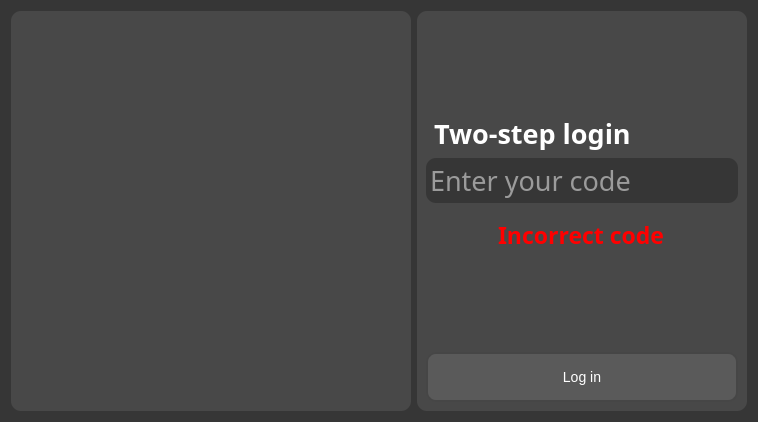
<?xml version="1.0" encoding="UTF-8"?>
<ui version="4.0">
 <class>Form</class>
 <widget class="QWidget" name="Form">
  <property name="geometry">
   <rect>
    <x>0</x>
    <y>0</y>
    <width>754</width>
    <height>418</height>
   </rect>
  </property>
  <property name="font">
   <font>
    <family>MS Serif</family>
   </font>
  </property>
  <property name="windowTitle">
   <string>Form</string>
  </property>
  <property name="styleSheet">
   <string notr="true">background-color:rgb(54, 54, 54);</string>
  </property>
  <layout class="QHBoxLayout" name="horizontalLayout_2">
   <item>
    <widget class="QFrame" name="leftFrame">
     <property name="minimumSize">
      <size>
       <width>400</width>
       <height>400</height>
      </size>
     </property>
     <property name="styleSheet">
      <string notr="true">background-color: rgb(72, 72, 72);
border-radius: 10px;</string>
     </property>
     <property name="frameShape">
      <enum>QFrame::StyledPanel</enum>
     </property>
     <property name="frameShadow">
      <enum>QFrame::Raised</enum>
     </property>
     <layout class="QVBoxLayout" name="verticalLayout_2">
      <item>
       <widget class="QLabel" name="labelImage">
        <property name="minimumSize">
         <size>
          <width>300</width>
          <height>150</height>
         </size>
        </property>
        <property name="styleSheet">
         <string notr="true">border-radius: 10px;</string>
        </property>
        <property name="text">
         <string/>
        </property>
        <property name="pixmap">
         <pixmap>StartLogo.png</pixmap>
        </property>
        <property name="scaledContents">
         <bool>true</bool>
        </property>
       </widget>
      </item>
     </layout>
    </widget>
   </item>
   <item>
    <widget class="QFrame" name="rightFrame">
     <property name="minimumSize">
      <size>
       <width>330</width>
       <height>400</height>
      </size>
     </property>
     <property name="styleSheet">
      <string notr="true">background-color: rgb(72, 72, 72);
border-radius: 10px;</string>
     </property>
     <property name="frameShape">
      <enum>QFrame::StyledPanel</enum>
     </property>
     <property name="frameShadow">
      <enum>QFrame::Raised</enum>
     </property>
     <layout class="QVBoxLayout" name="verticalLayout">
      <item>
       <spacer name="verticalSpacer_2">
        <property name="orientation">
         <enum>Qt::Vertical</enum>
        </property>
        <property name="sizeHint" stdset="0">
         <size>
          <width>20</width>
          <height>40</height>
         </size>
        </property>
       </spacer>
      </item>
      <item alignment="Qt::AlignLeft">
       <widget class="QLabel" name="passwordLabel">
        <property name="maximumSize">
         <size>
          <width>16777215</width>
          <height>60</height>
         </size>
        </property>
        <property name="font">
         <font>
          <family>Maiandra GD</family>
          <pointsize>20</pointsize>
          <weight>75</weight>
          <bold>true</bold>
         </font>
        </property>
        <property name="styleSheet">
         <string notr="true">color: white;
background-color: rgba(0,0,0,0);
margin-top: 10px;</string>
        </property>
        <property name="text">
         <string>Two-step login</string>
        </property>
       </widget>
      </item>
      <item>
       <widget class="QTextEdit" name="textPassword">
        <property name="minimumSize">
         <size>
          <width>50</width>
          <height>45</height>
         </size>
        </property>
        <property name="maximumSize">
         <size>
          <width>16777215</width>
          <height>45</height>
         </size>
        </property>
        <property name="font">
         <font>
          <family>Maiandra GD</family>
          <pointsize>20</pointsize>
         </font>
        </property>
        <property name="cursor" stdset="0">
         <cursorShape>IBeamCursor</cursorShape>
        </property>
        <property name="styleSheet">
         <string notr="true">QTextEdit {
	color: white;
	border-radius: 10px;
	background-color: rgb(54, 54, 54);
}

QTextEdit:hover {
	color: white;
	border-radius: 10px;
	background-color: rgb(54, 54, 54);
	border: 2px solid rgb(0, 0, 0);
}</string>
        </property>
        <property name="placeholderText">
         <string>Enter your code</string>
        </property>
       </widget>
      </item>
      <item alignment="Qt::AlignHCenter|Qt::AlignVCenter">
       <widget class="QLabel" name="labelError">
        <property name="font">
         <font>
          <family>Maiandra GD</family>
          <pointsize>17</pointsize>
          <weight>75</weight>
          <bold>true</bold>
          <underline>false</underline>
         </font>
        </property>
        <property name="styleSheet">
         <string notr="true">background-color: rgba(0,0,0,0);
color: red;
margin-top: 10px;
margin-bottom: 10px;</string>
        </property>
        <property name="text">
         <string>Incorrect code</string>
        </property>
       </widget>
      </item>
      <item>
       <spacer name="verticalSpacer">
        <property name="orientation">
         <enum>Qt::Vertical</enum>
        </property>
        <property name="sizeHint" stdset="0">
         <size>
          <width>20</width>
          <height>40</height>
         </size>
        </property>
       </spacer>
      </item>
      <item>
       <layout class="QHBoxLayout" name="horizontalLayout">
        <property name="sizeConstraint">
         <enum>QLayout::SetMaximumSize</enum>
        </property>
        <item>
         <widget class="QPushButton" name="pushButtonLogIn">
          <property name="minimumSize">
           <size>
            <width>140</width>
            <height>50</height>
           </size>
          </property>
          <property name="maximumSize">
           <size>
            <width>16777215</width>
            <height>80</height>
           </size>
          </property>
          <property name="font">
           <font>
            <pointsize>-1</pointsize>
           </font>
          </property>
          <property name="cursor">
           <cursorShape>PointingHandCursor</cursorShape>
          </property>
          <property name="styleSheet">
           <string notr="true">QPushButton {
    color: white;
    background-color: rgb(90, 90, 90);
    border-radius: 10px;
    border: 2px solid rgb(70, 70, 70); 
    padding: 5px 10px; 
    font-size: 14px; 
}

QPushButton:hover {
    background-color: rgb(120, 120, 120); 
    border: 2px solid rgb(0, 0, 0);
}

QPushButton:pressed {
    background-color: rgb(70, 70, 70); 
    border: 2px solid rgb(0, 0, 0);
}
</string>
          </property>
          <property name="text">
           <string>Log in</string>
          </property>
         </widget>
        </item>
       </layout>
      </item>
     </layout>
    </widget>
   </item>
  </layout>
 </widget>
 <resources/>
 <connections/>
</ui>
